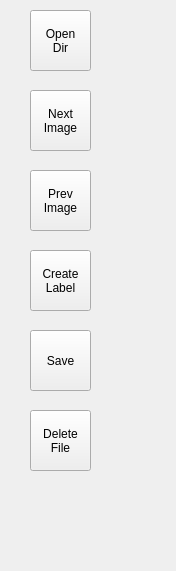
<?xml version="1.0" encoding="UTF-8"?>
<ui version="4.0">
 <class>leftPart</class>
 <widget class="QWidget" name="leftPart">
  <property name="geometry">
   <rect>
    <x>0</x>
    <y>0</y>
    <width>176</width>
    <height>571</height>
   </rect>
  </property>
  <property name="windowTitle">
   <string>Form</string>
  </property>
  <widget class="QPushButton" name="openDir">
   <property name="geometry">
    <rect>
     <x>30</x>
     <y>10</y>
     <width>61</width>
     <height>61</height>
    </rect>
   </property>
   <property name="text">
    <string>Open
Dir</string>
   </property>
   <property name="shortcut">
    <string>Ctrl+O</string>
   </property>
  </widget>
  <widget class="QPushButton" name="nextImage">
   <property name="geometry">
    <rect>
     <x>30</x>
     <y>90</y>
     <width>61</width>
     <height>61</height>
    </rect>
   </property>
   <property name="text">
    <string>Next
Image</string>
   </property>
   <property name="shortcut">
    <string>D, Right</string>
   </property>
  </widget>
  <widget class="QPushButton" name="prevImage">
   <property name="geometry">
    <rect>
     <x>30</x>
     <y>170</y>
     <width>61</width>
     <height>61</height>
    </rect>
   </property>
   <property name="text">
    <string>Prev
Image</string>
   </property>
   <property name="shortcut">
    <string>A, Left</string>
   </property>
  </widget>
  <widget class="QPushButton" name="createLabel">
   <property name="geometry">
    <rect>
     <x>30</x>
     <y>250</y>
     <width>61</width>
     <height>61</height>
    </rect>
   </property>
   <property name="text">
    <string>Create
Label</string>
   </property>
   <property name="shortcut">
    <string>A, Left</string>
   </property>
  </widget>
  <widget class="QPushButton" name="deleteFile">
   <property name="geometry">
    <rect>
     <x>30</x>
     <y>410</y>
     <width>61</width>
     <height>61</height>
    </rect>
   </property>
   <property name="text">
    <string>Delete
File</string>
   </property>
   <property name="shortcut">
    <string>A, Left</string>
   </property>
  </widget>
  <widget class="QPushButton" name="save">
   <property name="geometry">
    <rect>
     <x>30</x>
     <y>330</y>
     <width>61</width>
     <height>61</height>
    </rect>
   </property>
   <property name="text">
    <string>Save</string>
   </property>
   <property name="shortcut">
    <string>A, Left</string>
   </property>
  </widget>
 </widget>
 <resources/>
 <connections/>
</ui>
